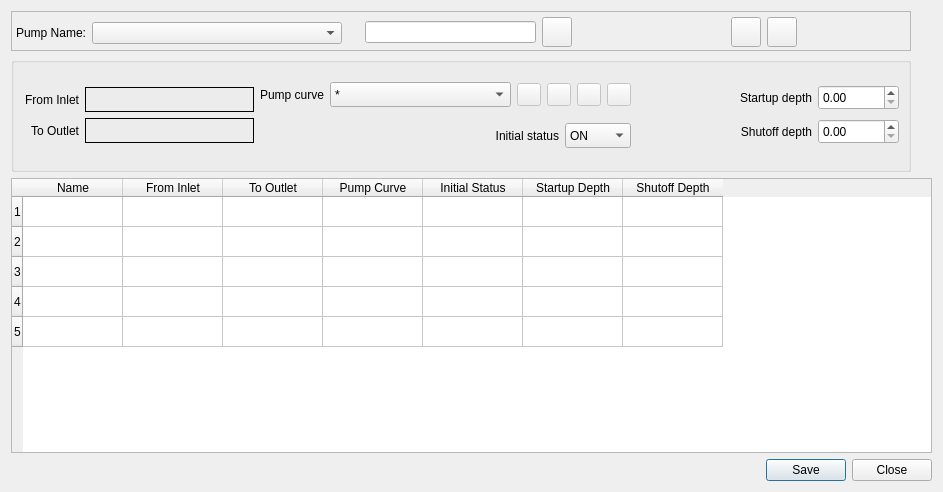
<?xml version="1.0" encoding="UTF-8"?>
<ui version="4.0">
 <class>conduits_dlg</class>
 <widget class="QDialog" name="conduits_dlg">
  <property name="geometry">
   <rect>
    <x>0</x>
    <y>0</y>
    <width>943</width>
    <height>492</height>
   </rect>
  </property>
  <property name="sizePolicy">
   <sizepolicy hsizetype="Preferred" vsizetype="Preferred">
    <horstretch>0</horstretch>
    <verstretch>0</verstretch>
   </sizepolicy>
  </property>
  <property name="windowTitle">
   <string>Pumps</string>
  </property>
  <layout class="QGridLayout" name="gridLayout_3">
   <item row="2" column="0" colspan="2">
    <widget class="QTableWidget" name="pumps_tblw">
     <property name="sizePolicy">
      <sizepolicy hsizetype="Preferred" vsizetype="Preferred">
       <horstretch>0</horstretch>
       <verstretch>0</verstretch>
      </sizepolicy>
     </property>
     <property name="selectionMode">
      <enum>QAbstractItemView::SingleSelection</enum>
     </property>
     <property name="selectionBehavior">
      <enum>QAbstractItemView::SelectRows</enum>
     </property>
     <property name="rowCount">
      <number>5</number>
     </property>
     <property name="columnCount">
      <number>7</number>
     </property>
     <row/>
     <row/>
     <row/>
     <row/>
     <row/>
     <column>
      <property name="text">
       <string>Name</string>
      </property>
     </column>
     <column>
      <property name="text">
       <string>From Inlet</string>
      </property>
     </column>
     <column>
      <property name="text">
       <string>To Outlet</string>
      </property>
     </column>
     <column>
      <property name="text">
       <string>Pump Curve</string>
      </property>
     </column>
     <column>
      <property name="text">
       <string>Initial Status</string>
      </property>
     </column>
     <column>
      <property name="text">
       <string>Startup Depth</string>
      </property>
     </column>
     <column>
      <property name="text">
       <string>Shutoff Depth</string>
      </property>
     </column>
     <item row="0" column="4">
      <property name="text">
       <string/>
      </property>
     </item>
     <item row="0" column="6">
      <property name="text">
       <string/>
      </property>
      <property name="flags">
       <set>ItemIsSelectable|ItemIsDragEnabled|ItemIsUserCheckable</set>
      </property>
     </item>
    </widget>
   </item>
   <item row="3" column="1">
    <widget class="QDialogButtonBox" name="pumps_buttonBox">
     <property name="sizePolicy">
      <sizepolicy hsizetype="Fixed" vsizetype="Fixed">
       <horstretch>0</horstretch>
       <verstretch>0</verstretch>
      </sizepolicy>
     </property>
     <property name="orientation">
      <enum>Qt::Horizontal</enum>
     </property>
     <property name="standardButtons">
      <set>QDialogButtonBox::Close|QDialogButtonBox::Save</set>
     </property>
    </widget>
   </item>
   <item row="3" column="0">
    <spacer name="horizontalSpacer_4">
     <property name="orientation">
      <enum>Qt::Horizontal</enum>
     </property>
     <property name="sizeHint" stdset="0">
      <size>
       <width>599</width>
       <height>20</height>
      </size>
     </property>
    </spacer>
   </item>
   <item row="0" column="0" colspan="2">
    <widget class="QFrame" name="frame">
     <property name="sizePolicy">
      <sizepolicy hsizetype="Fixed" vsizetype="Fixed">
       <horstretch>0</horstretch>
       <verstretch>0</verstretch>
      </sizepolicy>
     </property>
     <property name="minimumSize">
      <size>
       <width>900</width>
       <height>40</height>
      </size>
     </property>
     <property name="maximumSize">
      <size>
       <width>900</width>
       <height>40</height>
      </size>
     </property>
     <property name="frameShape">
      <enum>QFrame::StyledPanel</enum>
     </property>
     <property name="frameShadow">
      <enum>QFrame::Plain</enum>
     </property>
     <widget class="QWidget" name="layoutWidget">
      <property name="geometry">
       <rect>
        <x>720</x>
        <y>6</y>
        <width>69</width>
        <height>32</height>
       </rect>
      </property>
      <layout class="QGridLayout" name="gridLayout_21">
       <property name="sizeConstraint">
        <enum>QLayout::SetFixedSize</enum>
       </property>
       <item row="0" column="0">
        <widget class="QPushButton" name="zoom_in_pump_btn">
         <property name="sizePolicy">
          <sizepolicy hsizetype="Fixed" vsizetype="Fixed">
           <horstretch>0</horstretch>
           <verstretch>0</verstretch>
          </sizepolicy>
         </property>
         <property name="minimumSize">
          <size>
           <width>30</width>
           <height>30</height>
          </size>
         </property>
         <property name="maximumSize">
          <size>
           <width>30</width>
           <height>30</height>
          </size>
         </property>
         <property name="focusPolicy">
          <enum>Qt::NoFocus</enum>
         </property>
         <property name="toolTip">
          <string>Zoom In</string>
         </property>
         <property name="toolTipDuration">
          <number>2</number>
         </property>
         <property name="text">
          <string/>
         </property>
         <property name="icon">
          <iconset>
           <normaloff>../img/zoom_in.svg</normaloff>../img/zoom_in.svg</iconset>
         </property>
        </widget>
       </item>
       <item row="0" column="1">
        <widget class="QPushButton" name="zoom_out_pump_btn">
         <property name="sizePolicy">
          <sizepolicy hsizetype="Fixed" vsizetype="Fixed">
           <horstretch>0</horstretch>
           <verstretch>0</verstretch>
          </sizepolicy>
         </property>
         <property name="minimumSize">
          <size>
           <width>30</width>
           <height>30</height>
          </size>
         </property>
         <property name="maximumSize">
          <size>
           <width>30</width>
           <height>30</height>
          </size>
         </property>
         <property name="focusPolicy">
          <enum>Qt::NoFocus</enum>
         </property>
         <property name="toolTip">
          <string>Zoom Out</string>
         </property>
         <property name="toolTipDuration">
          <number>2</number>
         </property>
         <property name="text">
          <string/>
         </property>
         <property name="icon">
          <iconset>
           <normaloff>../img/zoom_out.svg</normaloff>../img/zoom_out.svg</iconset>
         </property>
        </widget>
       </item>
      </layout>
     </widget>
     <widget class="QWidget" name="layoutWidget">
      <property name="geometry">
       <rect>
        <x>354</x>
        <y>6</y>
        <width>210</width>
        <height>32</height>
       </rect>
      </property>
      <layout class="QGridLayout" name="gridLayout_31">
       <property name="sizeConstraint">
        <enum>QLayout::SetFixedSize</enum>
       </property>
       <item row="0" column="0">
        <widget class="QLineEdit" name="pump_to_find_le">
         <property name="sizePolicy">
          <sizepolicy hsizetype="Fixed" vsizetype="Fixed">
           <horstretch>0</horstretch>
           <verstretch>0</verstretch>
          </sizepolicy>
         </property>
         <property name="minimumSize">
          <size>
           <width>171</width>
           <height>22</height>
          </size>
         </property>
         <property name="maximumSize">
          <size>
           <width>171</width>
           <height>22</height>
          </size>
         </property>
         <property name="clearButtonEnabled">
          <bool>true</bool>
         </property>
        </widget>
       </item>
       <item row="0" column="1">
        <widget class="QPushButton" name="find_pump_btn">
         <property name="sizePolicy">
          <sizepolicy hsizetype="Fixed" vsizetype="Fixed">
           <horstretch>0</horstretch>
           <verstretch>0</verstretch>
          </sizepolicy>
         </property>
         <property name="minimumSize">
          <size>
           <width>30</width>
           <height>30</height>
          </size>
         </property>
         <property name="maximumSize">
          <size>
           <width>30</width>
           <height>30</height>
          </size>
         </property>
         <property name="text">
          <string/>
         </property>
         <property name="icon">
          <iconset>
           <normaloff>../img/eye-svgrepo-com.svg</normaloff>../img/eye-svgrepo-com.svg</iconset>
         </property>
        </widget>
       </item>
      </layout>
     </widget>
     <widget class="QWidget" name="">
      <property name="geometry">
       <rect>
        <x>5</x>
        <y>11</y>
        <width>317</width>
        <height>24</height>
       </rect>
      </property>
      <layout class="QHBoxLayout" name="horizontalLayout_5">
       <property name="sizeConstraint">
        <enum>QLayout::SetFixedSize</enum>
       </property>
       <item>
        <widget class="QLabel" name="label">
         <property name="enabled">
          <bool>true</bool>
         </property>
         <property name="sizePolicy">
          <sizepolicy hsizetype="Fixed" vsizetype="Fixed">
           <horstretch>0</horstretch>
           <verstretch>0</verstretch>
          </sizepolicy>
         </property>
         <property name="text">
          <string>Pump Name:</string>
         </property>
         <property name="alignment">
          <set>Qt::AlignRight|Qt::AlignTrailing|Qt::AlignVCenter</set>
         </property>
        </widget>
       </item>
       <item>
        <widget class="QComboBox" name="pump_name_cbo">
         <property name="sizePolicy">
          <sizepolicy hsizetype="Fixed" vsizetype="Fixed">
           <horstretch>0</horstretch>
           <verstretch>0</verstretch>
          </sizepolicy>
         </property>
         <property name="minimumSize">
          <size>
           <width>250</width>
           <height>22</height>
          </size>
         </property>
         <property name="maximumSize">
          <size>
           <width>250</width>
           <height>22</height>
          </size>
         </property>
         <property name="editable">
          <bool>false</bool>
         </property>
        </widget>
       </item>
      </layout>
     </widget>
    </widget>
   </item>
   <item row="1" column="0" colspan="2">
    <widget class="QGroupBox" name="pumps_grp">
     <property name="sizePolicy">
      <sizepolicy hsizetype="Expanding" vsizetype="Fixed">
       <horstretch>0</horstretch>
       <verstretch>0</verstretch>
      </sizepolicy>
     </property>
     <property name="minimumSize">
      <size>
       <width>900</width>
       <height>115</height>
      </size>
     </property>
     <property name="maximumSize">
      <size>
       <width>900</width>
       <height>115</height>
      </size>
     </property>
     <property name="title">
      <string/>
     </property>
     <property name="flat">
      <bool>false</bool>
     </property>
     <layout class="QGridLayout" name="gridLayout_5">
      <item row="0" column="0" rowspan="2">
       <layout class="QGridLayout" name="gridLayout_4">
        <item row="0" column="0">
         <layout class="QGridLayout" name="gridLayout">
          <property name="sizeConstraint">
           <enum>QLayout::SetFixedSize</enum>
          </property>
          <item row="2" column="0">
           <widget class="QLabel" name="to_node_lbl">
            <property name="sizePolicy">
             <sizepolicy hsizetype="Fixed" vsizetype="Fixed">
              <horstretch>0</horstretch>
              <verstretch>0</verstretch>
             </sizepolicy>
            </property>
            <property name="minimumSize">
             <size>
              <width>56</width>
              <height>25</height>
             </size>
            </property>
            <property name="toolTip">
             <string>ID of downstream node</string>
            </property>
            <property name="layoutDirection">
             <enum>Qt::LeftToRight</enum>
            </property>
            <property name="text">
             <string>To Outlet</string>
            </property>
            <property name="textFormat">
             <enum>Qt::PlainText</enum>
            </property>
            <property name="alignment">
             <set>Qt::AlignRight|Qt::AlignTrailing|Qt::AlignVCenter</set>
            </property>
           </widget>
          </item>
          <item row="1" column="0">
           <widget class="QLabel" name="from_node_lbl">
            <property name="sizePolicy">
             <sizepolicy hsizetype="Fixed" vsizetype="Fixed">
              <horstretch>0</horstretch>
              <verstretch>0</verstretch>
             </sizepolicy>
            </property>
            <property name="minimumSize">
             <size>
              <width>56</width>
              <height>25</height>
             </size>
            </property>
            <property name="toolTip">
             <string>ID of upstream node</string>
            </property>
            <property name="text">
             <string>From Inlet</string>
            </property>
            <property name="alignment">
             <set>Qt::AlignRight|Qt::AlignTrailing|Qt::AlignVCenter</set>
            </property>
           </widget>
          </item>
         </layout>
        </item>
        <item row="0" column="1">
         <layout class="QGridLayout" name="gridLayout_2">
          <property name="sizeConstraint">
           <enum>QLayout::SetFixedSize</enum>
          </property>
          <item row="0" column="0">
           <widget class="QLabel" name="from_node_txt">
            <property name="sizePolicy">
             <sizepolicy hsizetype="Fixed" vsizetype="Fixed">
              <horstretch>0</horstretch>
              <verstretch>0</verstretch>
             </sizepolicy>
            </property>
            <property name="minimumSize">
             <size>
              <width>169</width>
              <height>25</height>
             </size>
            </property>
            <property name="frameShape">
             <enum>QFrame::Box</enum>
            </property>
            <property name="text">
             <string/>
            </property>
           </widget>
          </item>
          <item row="1" column="0">
           <widget class="QLabel" name="to_node_txt">
            <property name="sizePolicy">
             <sizepolicy hsizetype="Fixed" vsizetype="Fixed">
              <horstretch>0</horstretch>
              <verstretch>0</verstretch>
             </sizepolicy>
            </property>
            <property name="minimumSize">
             <size>
              <width>169</width>
              <height>25</height>
             </size>
            </property>
            <property name="frameShape">
             <enum>QFrame::Box</enum>
            </property>
            <property name="text">
             <string/>
            </property>
           </widget>
          </item>
         </layout>
        </item>
       </layout>
      </item>
      <item row="0" column="1">
       <layout class="QHBoxLayout" name="horizontalLayout_2">
        <item>
         <widget class="QLabel" name="label_2">
          <property name="text">
           <string>Pump curve</string>
          </property>
          <property name="alignment">
           <set>Qt::AlignRight|Qt::AlignTrailing|Qt::AlignVCenter</set>
          </property>
         </widget>
        </item>
        <item>
         <widget class="QComboBox" name="pump_curve_cbo">
          <property name="sizePolicy">
           <sizepolicy hsizetype="Fixed" vsizetype="Fixed">
            <horstretch>0</horstretch>
            <verstretch>0</verstretch>
           </sizepolicy>
          </property>
          <property name="minimumSize">
           <size>
            <width>181</width>
            <height>25</height>
           </size>
          </property>
          <property name="maximumSize">
           <size>
            <width>181</width>
            <height>25</height>
           </size>
          </property>
          <item>
           <property name="text">
            <string>*</string>
           </property>
          </item>
         </widget>
        </item>
        <item>
         <widget class="QToolButton" name="show_curve_btn">
          <property name="enabled">
           <bool>false</bool>
          </property>
          <property name="toolTip">
           <string>Show inlet rating table</string>
          </property>
          <property name="text">
           <string/>
          </property>
         </widget>
        </item>
        <item>
         <widget class="QToolButton" name="add_curve_btn">
          <property name="enabled">
           <bool>false</bool>
          </property>
          <property name="toolTip">
           <string>Add inlet rating table</string>
          </property>
          <property name="text">
           <string/>
          </property>
          <property name="icon">
           <iconset>
            <normaloff>../img/add_bc_data.svg</normaloff>../img/add_bc_data.svg</iconset>
          </property>
         </widget>
        </item>
        <item>
         <widget class="QToolButton" name="remove_curve_btn">
          <property name="enabled">
           <bool>false</bool>
          </property>
          <property name="toolTip">
           <string>Remove inlet rating table</string>
          </property>
          <property name="text">
           <string/>
          </property>
          <property name="icon">
           <iconset>
            <normaloff>../img/mActionDeleteSelected.svg</normaloff>../img/mActionDeleteSelected.svg</iconset>
          </property>
         </widget>
        </item>
        <item>
         <widget class="QToolButton" name="rename_curve_btn">
          <property name="enabled">
           <bool>false</bool>
          </property>
          <property name="toolTip">
           <string>Rename inlet rating table</string>
          </property>
          <property name="text">
           <string/>
          </property>
          <property name="icon">
           <iconset>
            <normaloff>../img/change_name.svg</normaloff>../img/change_name.svg</iconset>
          </property>
         </widget>
        </item>
       </layout>
      </item>
      <item row="0" column="2" rowspan="2">
       <layout class="QVBoxLayout" name="verticalLayout_2">
        <item>
         <layout class="QHBoxLayout" name="horizontalLayout_3">
          <item>
           <widget class="QLabel" name="label_4">
            <property name="text">
             <string>Startup depth</string>
            </property>
            <property name="alignment">
             <set>Qt::AlignRight|Qt::AlignTrailing|Qt::AlignVCenter</set>
            </property>
           </widget>
          </item>
          <item>
           <widget class="QDoubleSpinBox" name="startup_depth_dbox">
            <property name="sizePolicy">
             <sizepolicy hsizetype="Fixed" vsizetype="Fixed">
              <horstretch>0</horstretch>
              <verstretch>0</verstretch>
             </sizepolicy>
            </property>
            <property name="minimumSize">
             <size>
              <width>81</width>
              <height>25</height>
             </size>
            </property>
            <property name="sizeIncrement">
             <size>
              <width>81</width>
              <height>25</height>
             </size>
            </property>
            <property name="maximum">
             <double>9999.000000000000000</double>
            </property>
           </widget>
          </item>
         </layout>
        </item>
        <item>
         <layout class="QHBoxLayout" name="horizontalLayout_4">
          <item>
           <widget class="QLabel" name="label_5">
            <property name="text">
             <string>Shutoff depth</string>
            </property>
            <property name="alignment">
             <set>Qt::AlignRight|Qt::AlignTrailing|Qt::AlignVCenter</set>
            </property>
           </widget>
          </item>
          <item>
           <widget class="QDoubleSpinBox" name="shutoff_depth_dbox">
            <property name="sizePolicy">
             <sizepolicy hsizetype="Fixed" vsizetype="Fixed">
              <horstretch>0</horstretch>
              <verstretch>0</verstretch>
             </sizepolicy>
            </property>
            <property name="minimumSize">
             <size>
              <width>81</width>
              <height>25</height>
             </size>
            </property>
            <property name="maximumSize">
             <size>
              <width>81</width>
              <height>25</height>
             </size>
            </property>
            <property name="maximum">
             <double>9999.000000000000000</double>
            </property>
           </widget>
          </item>
         </layout>
        </item>
       </layout>
      </item>
      <item row="1" column="1">
       <layout class="QHBoxLayout" name="horizontalLayout">
        <item>
         <widget class="QLabel" name="label_3">
          <property name="text">
           <string>Initial status</string>
          </property>
          <property name="alignment">
           <set>Qt::AlignRight|Qt::AlignTrailing|Qt::AlignVCenter</set>
          </property>
         </widget>
        </item>
        <item>
         <widget class="QComboBox" name="pump_init_status_cbo">
          <property name="sizePolicy">
           <sizepolicy hsizetype="Fixed" vsizetype="Fixed">
            <horstretch>0</horstretch>
            <verstretch>0</verstretch>
           </sizepolicy>
          </property>
          <property name="minimumSize">
           <size>
            <width>66</width>
            <height>25</height>
           </size>
          </property>
          <property name="maximumSize">
           <size>
            <width>66</width>
            <height>25</height>
           </size>
          </property>
          <item>
           <property name="text">
            <string>ON</string>
           </property>
          </item>
          <item>
           <property name="text">
            <string>OFF</string>
           </property>
          </item>
         </widget>
        </item>
       </layout>
      </item>
     </layout>
    </widget>
   </item>
  </layout>
 </widget>
 <resources/>
 <connections>
  <connection>
   <sender>pumps_buttonBox</sender>
   <signal>accepted()</signal>
   <receiver>conduits_dlg</receiver>
   <slot>accept()</slot>
   <hints>
    <hint type="sourcelabel">
     <x>248</x>
     <y>254</y>
    </hint>
    <hint type="destinationlabel">
     <x>157</x>
     <y>274</y>
    </hint>
   </hints>
  </connection>
  <connection>
   <sender>pumps_buttonBox</sender>
   <signal>rejected()</signal>
   <receiver>conduits_dlg</receiver>
   <slot>reject()</slot>
   <hints>
    <hint type="sourcelabel">
     <x>316</x>
     <y>260</y>
    </hint>
    <hint type="destinationlabel">
     <x>286</x>
     <y>274</y>
    </hint>
   </hints>
  </connection>
 </connections>
</ui>
